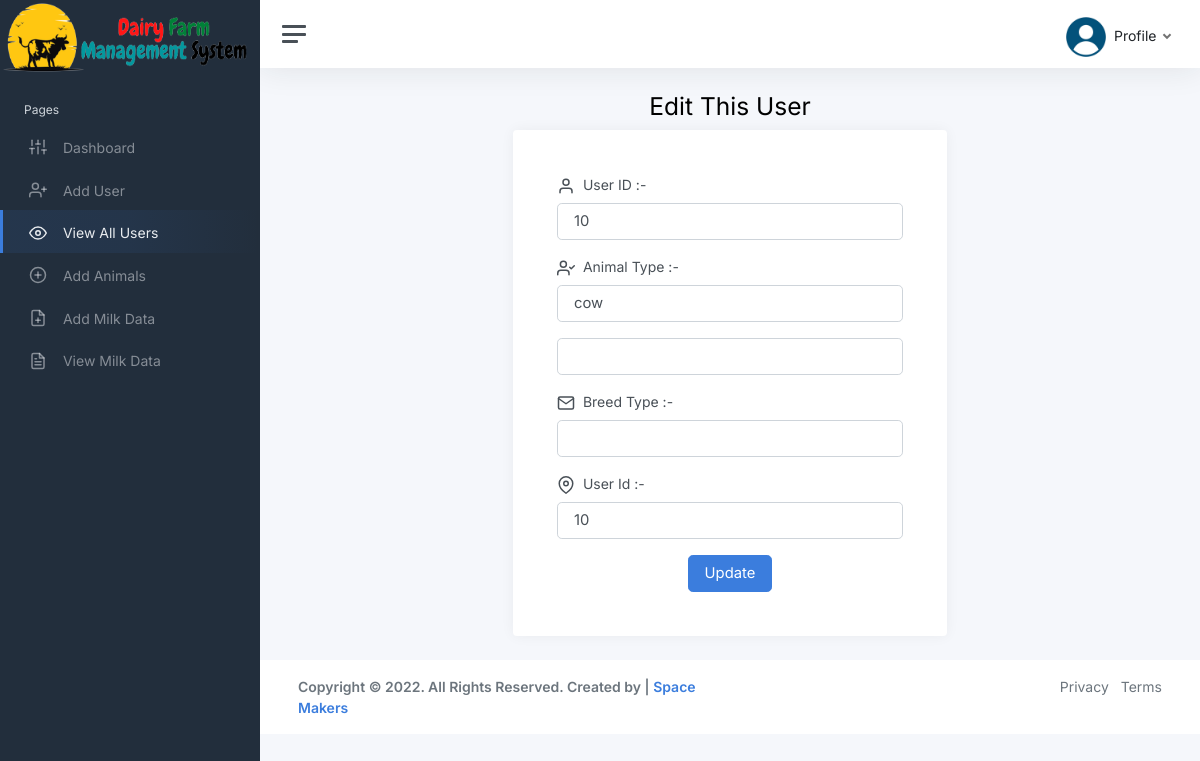
The app's page /d_attendent/editanimal.php?aid=10 with its own data.
### tables this page shows
CREATE TABLE `animal` (
  `animal_id` varchar(20) NOT NULL,
  `user_id` int(11) NOT NULL,
  `animal_type` varchar(20) NOT NULL
);

### d_attendent/editanimal.php (the view, shortened to what this page needs)
<?php
include 'Database.php';
$animal_id = $_GET['aid'];
$query = "SELECT * from animal where animal_id=$animal_id ";
$data = mysqli_query($connect, $query);
$result = mysqli_fetch_assoc($data);
?>
<!DOCTYPE html>
<html lang="en">
<head>
    <link href="https://cdn.jsdelivr.net/npm/bootstrap@5.2.0/dist/css/bootstrap.min.css" rel="stylesheet">
    <link href="css/app.css" rel="stylesheet">
</head>
<body>
    <?php
    include "sidebar/view_all_users.php"
    ?>
    <?php
    include "header.php"
    ?>
    <main class="d-flex w-1000">
        <div class="container d-flex flex-column">
            <div class="row vh-1000">
                <div class="col-sm-10 col-md-8 col-lg-6 mx-auto d-table h-100">
                    <div class="d-table-cell align-left">
                        <div class="text-center mt-4">
                            <h1 class="h2">Edit This User</h1>
                        </div>
                        <div class="card">
                            <div class="card-body">
                                <div class="m-sm-4">
                                    <form method="post" action="">
                                        <div class="mb-3">
                                            <i data-feather="user"></i>&nbsp;&nbsp;<label class="form-label">User ID :-</label>
                                            <input class="form-control form-control-lg" type="text" value="<?php echo $result['animal_id']; ?>" name="animal_id" required />
                                        </div>
                                        <div class="mb-3">
                                            <i data-feather="user-check"></i>&nbsp;&nbsp;<label class="form-label">Animal Type :-</label>
                                            <input class="form-control form-control-lg" type="text" value="<?php echo $result['animal_type'] ?>" name="animal_type" required />
                                        </div>
                                        <div class="mb-3">
                                            <input class="form-control form-control-lg" type="text" value="<?php echo $result['age'] ?>" name="age" required />
                                        </div>
                                        <div class="mb-3">
                                            <i data-feather="mail"></i>&nbsp;&nbsp;<label class="form-label">Breed Type :-</label>
                                            <input class="form-control form-control-lg" type="text" value="<?php echo $result['breed_type'] ?>" name="breed" required />
                                        </div>
                                        <div class="mb-3">
                                            <i data-feather="map-pin"></i>&nbsp;&nbsp;<label class="form-label">User Id :-</label>
                                            <input class="form-control form-control-lg" type="text" value="<?php echo $result['user_id'] ?>" name="user_id" required />
                                        </div>
                                        <div class="text-center mt-3">
                                            <button type="submit" name="Update" class="btn btn-lg btn-primary">Update</button>
                                        </div>
                                    </form>
                                </div>
                            </div>
                        </div>
                    </div>
                </div>
            </div>
        </div>
    </main>
    <?php
    include "footer.php"
    ?>
</body>
</html>

### records on screen
animal: animal_id "10", animal_type "cow", user_id "10"
